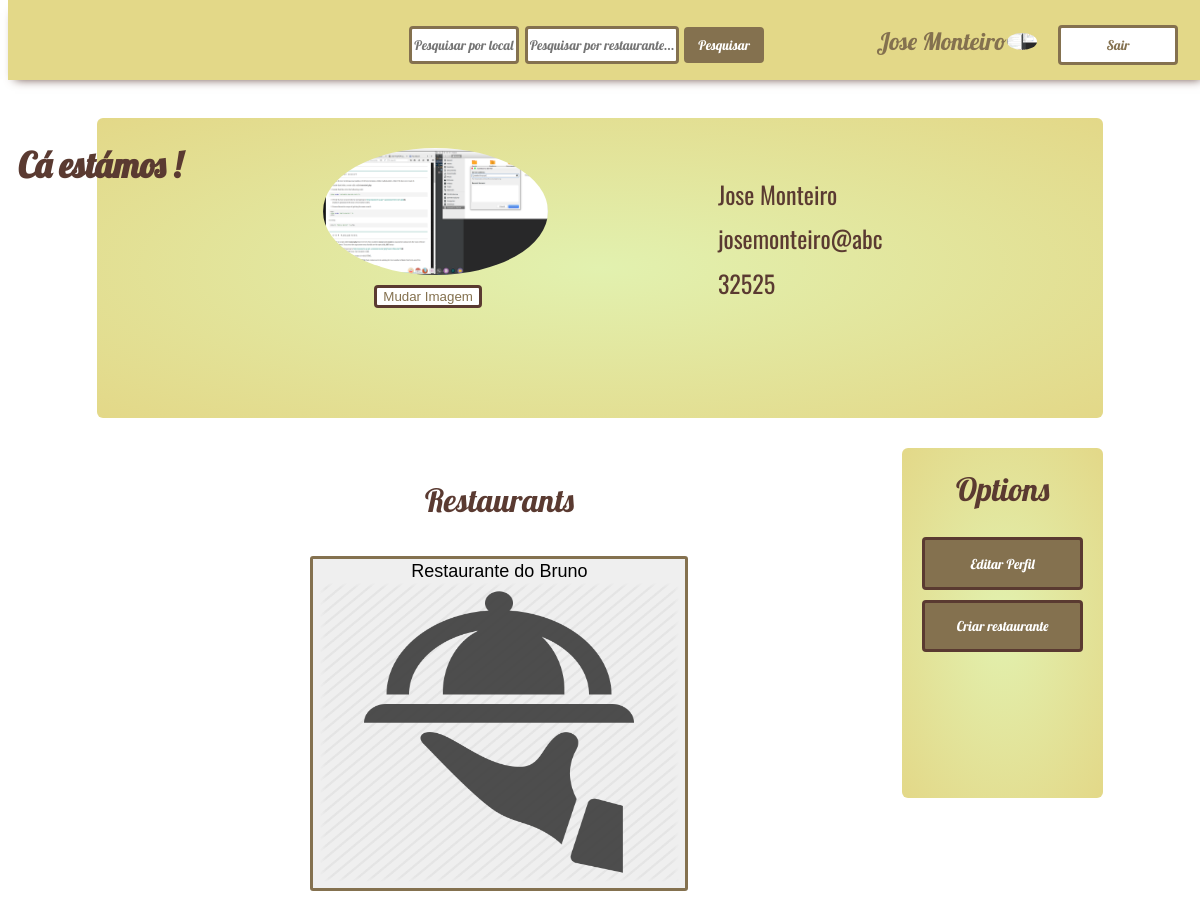
/pages/user_profile_page.php?id=1 (signed in), run on the app's committed database.
### tables this page shows
CREATE TABLE User(
        id INTEGER PRIMARY KEY AUTOINCREMENT,
        firstName VARCHAR,
        lastName VARCHAR,
        birthday DATE,
        password VARCHAR,
        picture VARCHAR,
        email VARCHAR UNIQUE
);

CREATE TABLE Restaurant(
        id INTEGER PRIMARY KEY AUTOINCREMENT,
        name VARCHAR,
        description VARCHAR,
		city VARCHAR,
        address VARCHAR,
        contacts VARCHAR,
        schedule VARCHAR,
        score FLOAT,
        numReviews INTEGER,
        sumScores INTEGER,
        owner_id INTEGER REFERENCES User,
        type VARCHAR
);

### database/user.php (called while the page is built, shortened)
<?php
include_once('connection.php');
function getPicture($email){
  global $db;
  $stmt = $db->prepare('SELECT picture FROM User WHERE email = ?');
  $stmt->execute(array($email));
  $result = $stmt->fetch();
  return $result[0];
}
function getUserInfo($email){
  global $db;
  $stmt = $db->prepare('SELECT * FROM User WHERE email = ?');
  $stmt->execute(array($email));
  return $stmt->fetch();
}
function getOwnedRestaurants($id){
	global $db;
	$rdb = $db->prepare('SELECT * FROM Restaurant WHERE owner_id = ?');
    $rdb->execute(array($id));
    $rest = $rdb->fetchAll();
    return $rest;
}
?>

### database/restaurant.php (called while the page is built, shortened)
<?php
include_once('connection.php');
		function getRestaurantPicture($id){
			global $db;
			$rdb = $db->prepare('SELECT * FROM Picture WHERE id_restaurant = :id');
			$rdb->bindParam(':id', $id, PDO::PARAM_INT);
			$rdb->execute();
			$result = $rdb->fetch();
			return $result;
		}
?>

### pages/user_profile_page.php (the view, shortened to what this page needs)
<?php
include_once('header.php');
include_once('../actions/profile_pics.php');
?>
<link rel="stylesheet" href="../css/user_profile_page.css">
<link rel="stylesheet" href="../css/header.css">
<div id="middle">
    <div id="profile-img">
        <div id="img-and-button">
            <?php
            $pic = get_profile_pic();
            if($pic == null || !$pic)
                echo '<img src="../res/defaultProfilePicture.png">';
            else echo '<img src="' . '../database/images/users/' . $_SESSION['id'] . '/' . $pic . '">';
            ?>
        </div>
		<div id="changeProfilePic">
            <input type="button" value="Mudar Imagem">
        </div>
    </div>
    <div id="user-info">
        <div id="personal-info">
            <div id="name">
                <?php
					echo $_SESSION['name'];
				?>
            </div>
            <div id="email">
                <?php
					echo $_SESSION['email'];
				?>
            </div>
            <div id="birthday-date">
                <?php
                $userInfo=getUserInfo($_SESSION['email']);
                echo $userInfo['birthday'];
                ?>
            </div>
        </div>
    </div>
</div>
<div id="down-part">
    <div id="restaurants">
        <div id="place-restaurants">
            <p>Restaurants</p>
        </div>
		<?php
			display_restaurants();
		?>
    </div>
    <div id="options">
        <div id="title-options">
            Options
        </div>
        <div id="edit">
            <input type="button" value="Editar Perfil">
        </div>
        <div id="create-restaurant">
            <input type="button" value="Criar restaurante">
        </div>
    </div>
</div>

### pages/header.php (shortened to what this page needs)
<!DOCTYPE html>
<html>
<head>
    <link rel="stylesheet" href="../css/header.css">
    <link rel="stylesheet" href="../css/footer.css">
</head>
<body>
<header>
            <?php
            include_once('../database/user.php');
            ?>
            <?php
            include_once('../database/user.php');
            ?>
    <div id="top-bar">
        <div id="top-bar-elements">
            <h1>
                <a href="../pages/principal_page.php">Cá estámos !</a>
            </h1>
            <div id="search">
                <form action="search_page.php" method="get">
                    <input id="searchLocal" type="text" name="local" placeholder="Pesquisar por local..."/>
                    <input id="searchRestaurant" type="text" name="restaurant" placeholder="Pesquisar por restaurante..."/>
                    <input type="submit" value="Pesquisar">
                </form>
            </div>
            <div id="top-buttons">
                <div id="login">
                    <?php
                    if(isset($_SESSION['name']))
                    {
						include('../actions/profile_pics.php');
                        echo '<div id="user-name">';
						echo '<form method="get">';
						echo '<button type="submit" value="' . $_SESSION['id'] . '" name="id" formaction="../pages/user_profile_page.php">';
						$pic = get_profile_pic();
						if($pic == null || !$pic) echo $_SESSION['name'] . '</button>';
						else echo $_SESSION['name'] . '<img src="' . '../database/images/users/' . $_SESSION['id'] . '/' . $pic . '"> </button>';
						echo '</form>';
                        echo '</div>';
                    }
                    else{
                        echo '<div id="init_session">';
                        echo '<input type="button" value="Iniciar Sessão">';
                        echo '</div>';
                    }
                    ?>
                </div>
                <div id="logon">
                    <?php
                    if(isset($_SESSION['name']))
                    {
                        echo '<form id="form" method="post" action="../actions/sign_out.php">';
                        echo '<input type="submit" value="Sair">';
                        echo '</form>';
                    }
                    else {
                        echo '<div id="register">';
                        echo '<input type="button" value="Registar">';
                        echo '</div>';
                    }
                    ?>
                </div>
            </div>
        </div>
    </div>
</header>

### actions/profile_pics.php
<?php
include_once('../database/user.php');
include_once('../database/restaurant.php');
function get_profile_pic(){
	$picture = getPicture($_SESSION['email']);
	return $picture;
}
function display_restaurants(){
	$restaurants = getOwnedRestaurants($_SESSION['id']);
	$ref = "../pages/restaurant_page.php?id=";
	echo '<form method="get">';
	foreach($restaurants as $rest){
		$page = $ref . $rest['id'];
		echo '<button type="submit" value="' . $rest['id'] . '" name="id" formaction="'. $page .'">';
		echo $rest['name'];
		echo '<br>';
		$pic = getRestaurantPicture($rest['id']);
        if($pic==null)
        {
            echo '<img src="../res/defaultRestaurantPhoto.png" alt="restaurant_pics">';
        }
        else {
            $image_path = "../database/images/" . $rest['id'] . "/";
            echo '<img src="' . $image_path . $pic['name'] . '" alt="restaurant_pics">';
            echo '</button>';
        }
	}
	echo '</form>';
}
?>

### css/header.css (style rules this page uses)
body { font-family: 'Lobster',sans-serif; overflow-x: hidden; background: white; }
#top-bar { background: #E3D888; height: 80px; position: fixed; top: 0; width: 100%; z-index: 10; box-shadow: 0px 6px 10px -7px #5a3a31; }
#top-bar-elements { font-size: 25px; display: flex; justify-content: space-between; }
#top-bar-elements h1 { font-size: 140%; padding-top: 10%; text-decoration: none; }
#top-bar-elements * { display: inline-block; color: #84714F; }
#top-bar-elements #login { padding-top: 25px; }
#top-bar-elements #logon { padding-right: 30px; padding-top: 25px; width: 30%; }
#top-bar-elements h1 a { float: left; padding-left: 10px; padding-bottom: 20px; color: #5a3a31; text-decoration: none; }
#top-bar-elements h1 { width: 20%; }
#top-bar-elements input[type=submit] { background-color: white; border: 3px solid #84714F; border-radius: 4px; -webkit-transition-duration: 0.2s; transition-duration: 0.2s; height: 40px; width: 120px; font-family: 'Lobster', sans-serif; color: #84714F; }
#top-bar-elements #top-buttons #login #user-name button { color: #84714F; background-color: #E3D888; border-style: none; border-color: #E3D888; cursor: pointer; font-family: 'Lobster', sans-serif; margin-right: 10px; font-size: 24px; }
#top-bar-elements #top-buttons #login #user-name img { border-radius: 50%; margin: 0px; padding: 0px; width: 30px; color: white; }
#top-bar-elements #search { width: 50%; display: inline-block; }
#top-bar-elements #search form { margin-top: 25px; padding-left: 25%; width: 60%; }
#top-bar-elements #search input[type=text] { background-color: white; border: 3px solid #84714F; border-radius: 4px; height: 30px; min-width: 100px; font-family: 'Lobster', sans-serif; color: #84714F; }
#top-bar-elements #search #searchLocal { width: 25%; }
#top-bar-elements #search #searchRestaurant { width: 40%; }
#top-bar-elements #search input[type=submit] { background-color: #84714F; border: 3px solid #84714F; border-radius: 4px; height: 36px; width: 15%; min-width: 80px; font-family: 'Lobster', sans-serif; color: white; }

### css/user_profile_page.css (style rules this page uses)
#middle { margin-top: 10%; width: 85%; height: 80%; margin-left: 7.5%; display: flex; justify-content: center; background: radial-gradient(#e2f1af,#E3D888); border-radius: 6px; }
#middle #profile-img { height: 300px; width: 300px; margin-right: 10%; }
#middle #profile-img #img-and-button { padding-left: 2%; padding-top: 10%; }
#middle #profile-img #img-and-button img { width: 80%; height: 80%; max-height: 225px; max-width: 225px; border-radius: 50%; }
#middle #profile-img #changeProfilePic { padding-top: 2%; }
#middle #profile-img #changeProfilePic input[type=button] { margin-left: 19%; background-color: white; color: #84714F; border: 3px solid #5a3a31; border-radius: 4px; }
#middle #user-info { color: #5a3a31; font-family: 'Oswald', sans-serif; font-size: 150%; }
#middle #user-info #personal-info { padding-top: 30%; }
#middle #user-info #personal-info * { padding-top: 5%; }
#down-part { margin-top: 30px; display: flex; justify-content: space-between; padding-right: 7.5%; padding-left: 7.5%; }
#down-part #restaurants { width: 80%; }
#down-part #restaurants #place-restaurants { display: flex; justify-content: center; }
#down-part #restaurants button { border: 3px solid #84714F; height: 80%; border-radius: 3px; font-size: 18px; padding-top: 2px; margin: 0.2em; margin-bottom: 0.8em; display: block; }
#down-part #restaurants button img { width: 360px; height: 300px; }
#down-part #restaurants form { display: flex; justify-content: center; flex-wrap: wrap; }
#down-part #restaurants p { font-size: 200%; color: #5A3A31; }
#down-part #options { height: 350px; background: radial-gradient(#e2f1af,#E3D888); border-radius: 6px; width: 20%; max-width: 450px; }
#down-part #options * { height: 15%; width: 80%; padding-left: 10%; padding-right: 10%; padding-bottom: 5%; }
#down-part #options #title-options { display: flex; justify-content: center; padding-top: 10%; font-size: 200%; padding-bottom: 8%; color: #5A3A31; }
#down-part #options input[type=button] { background-color: #84714F; border: 3px solid #5a3a31; border-radius: 4px; -webkit-transition-duration: 0.2s; transition-duration: 0.2s; font-family: 'Lobster', sans-serif; color: white; height: 100%; width: 100%; padding-top: 5%; font-size: 85%; }

### data on the page
user: picture (picture), birthday "32525"
restaurant: $rest['id'] 2 (drawn), name "Restaurante do Bruno"

### other printed values
$_SESSION['name'] "Jose Monteiro"
$_SESSION['email'] "josemonteiro@abc"
